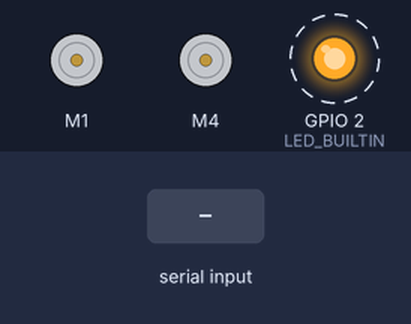
A sketch run on a simulated ESP32. On the bench: 2 × DC motor (green arrow = forward, orange = backward, longer = faster), output pins drawn as LEDs (lit = HIGH). Dashed ring = blinking. The test bench sets the inputs (shaded band). Nothing arrives over Bluetooth unless stated.

Above: at 0.87 s.
1.3 s: "w" received over the second serial link
At 1.85 s:
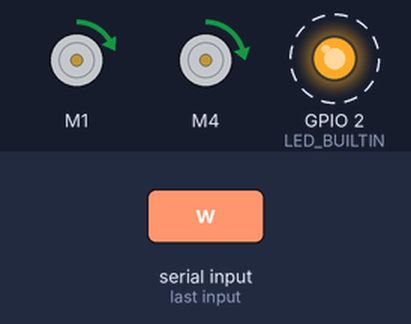
4.3 s: "s" received over the second serial link
At 4.83 s:
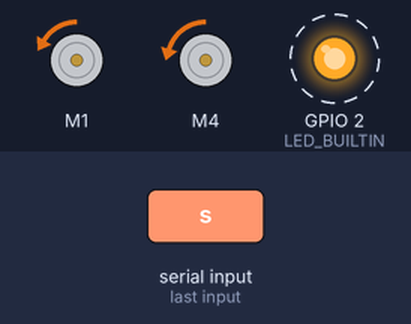
7.3 s: "0" received over the second serial link
At 7.82 s:
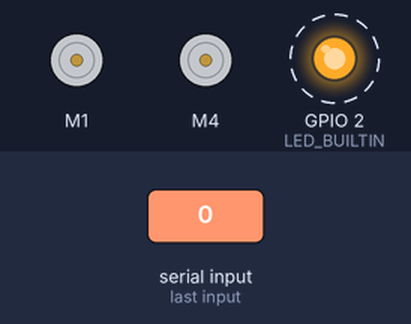
Timing chart, 0 to 16.3 s (numbered marks = the images above; inputs shaded):
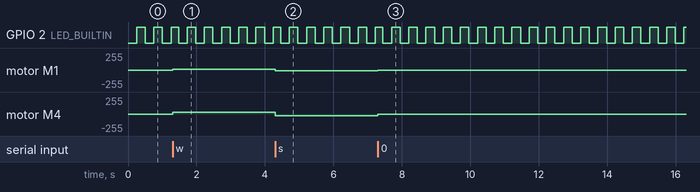

The sketch:

egen310Arduino.ino
```cpp
#include <Wire.h>
#include <Adafruit_MotorShield.h>
#include "BluetoothSerial.h"

Adafruit_MotorShield AFMS = Adafruit_MotorShield();

Adafruit_DCMotor *rightMotor = AFMS.getMotor(1); //right motor
Adafruit_DCMotor *leftMotor = AFMS.getMotor(4); //left motor

BluetoothSerial SerialBT;

uint8_t count = 0;
int LMS = 0, // left motor speed
    RMS = 0, // right motor speed
    LChange = 0, // the change in the left motor speed
    RChange = 0, // the change in the right motor speed
    speedIncrease = 1, // how fast the motors speed increases
    maxSpeed = 80, // the intial max speed of the motor
    startSpeed = 25; // the starting speed of a motor

bool ledOn = false,
     forward = false,
     backward = false,
     left = false,
     right = false,
     speedUp = false;

char controls[] = {'0', 'w', 's', 'a', 'd', 'q', 'e', 'z', 'x'};
char valid[] = {'0', 'w', 's', 'a', 'd', 'q', 'e', 'z', 'x', '1', '2', '3', '4'};

void setup() {
  pinMode(LED_BUILTIN, OUTPUT);

  SerialBT.begin("Tiger");
  Serial.begin(250000);

  AFMS.begin();

  rightMotor->setSpeed(255);
  rightMotor->run(FORWARD);
  rightMotor->run(RELEASE);
  leftMotor->setSpeed(255);
  leftMotor->run(FORWARD);
  leftMotor->run(RELEASE);
}

char last;

void loop() {
  char current = '1';

  if (SerialBT.available()) {
    current = SerialBT.read();

    SerialBT.write(current);
    if (current == '1') {
      maxSpeed = 25;
    } else if (current == '2') {
      maxSpeed = 50;
    } else if (current == '3') {
      maxSpeed = 150;
    } else if (current == '4') {
      maxSpeed = 255;
    }
    if (isControls(current)) {
      // If you current 0 then stop
      if (current == '0') {
        rightMotor->run(RELEASE);
        leftMotor->run(RELEASE);
        LMS = RMS = 0;
      } else {
        if (current != last) {
          if (current == 'w' || current == 's' || current == 'a'
              || current == 'd') {
            forward = false;
            backward = false;
            left = false;
            right = false;
          }

          LChange = RChange = speedIncrease;

          if (current == 'w' && (last != 'q' || last != 'e')) {
            resetMotorSpeed();
            forward = true;
          } else if (current == 's' && (last != 'z' || last != 'x')) {
            resetMotorSpeed();
            backward = true;
          } else if (current == 'a') {
            resetMotorSpeed();
            left = true;
          } else if (current == 'd') {
            resetMotorSpeed();
            right = true;
          } else if (current == 'q' && last == 'w') {
            LChange = -speedIncrease;
          } else if (current == 'e' && last == 'w') {
            RChange = -speedIncrease;
          } else if (current == 'z' && last == 's') {
            LChange = -speedIncrease;
          } else if (current == 'x' && last == 's') {
            RChange = -speedIncrease;
          }
        } else {
          //          Serial.println("LMS");
          //          Serial.println(LMS);
          //          Serial.println("RMS");
          //          Serial.println(RMS);
          Serial.println("LChange");
          Serial.println(LChange);
          Serial.println("RChange");
          Serial.println(RChange);
          LMS += LChange;
          RMS += RChange;
          LMS = cap(LMS);
          RMS = cap(RMS);
        }

        if (forward) {
          goForward();
        } else if (backward) {
          goBackward();
        } else if (right) {
          goRight();
        } else if (left) {
          goLeft();
        }
      }
      last = current;
    }
  }

  count++;

  if (count == 0) {
    ledOn = !ledOn;
    if (ledOn) {
      digitalWrite(LED_BUILTIN, HIGH);
    } else {
      digitalWrite(LED_BUILTIN, LOW);
    }
  }
  //Serial.println("Count: ");
  //Serial.println(count);
}

bool isValid(char c) {
  for (int i = 0; i < sizeof(valid) / sizeof(valid[0]); i++) {
    if (c == valid[i]) {
      return true;
    }
  }
  return false;
}

bool isControls(char c) {
  for (int i = 0; i < sizeof(controls) / sizeof(controls[0]); i++) {
    if (c == controls[i]) {
      return true;
    }
  }
  return false;
}

void setMotorSpeed() {
  rightMotor->setSpeed(RMS);
  leftMotor->setSpeed(LMS);
  //Serial.println(RMS);
  //Serial.println(LMS);
}

void goForward() {
  setMotorSpeed();
  rightMotor->run(FORWARD);
  leftMotor->run(FORWARD);
}

void goBackward() {
  setMotorSpeed();
  rightMotor->run(BACKWARD);
  leftMotor->run(BACKWARD);
}
void goLeft() {
  setMotorSpeed();
  rightMotor->run(FORWARD);
  leftMotor->run(BACKWARD);
}
void goRight() {
  setMotorSpeed();
  rightMotor->run(BACKWARD);
  leftMotor->run(FORWARD);
}

int cap(int value) {
  if (value > maxSpeed) {
    return maxSpeed;
  }
  if (value < 0) {
    return 0;
  }

  return value;
}

int resetMotorSpeed() {
  LMS = startSpeed;
  RMS = 10;
}
```

Measured:
- after the input at 1.3 s, motor M1: stopped → forward 10/255 at once; motor M4: stopped → forward 25/255 at once
- after the input at 4.3 s, motor M1: forward 10/255 → backward 10/255 at once; motor M4: forward 25/255 → backward 25/255 at once
- after the input at 7.3 s, motor M1: backward 10/255 → stopped at once; motor M4: backward 25/255 → stopped at once
- by itself, GPIO 2 (LED_BUILTIN): alternates HIGH for 0.25 s and LOW for 0.25 s
